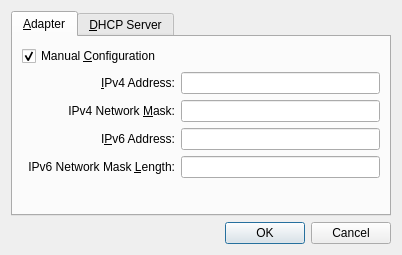
<ui version="4.0">
 <comment>
 VBox frontends: Qt4 GUI ("VirtualBox"):

 Copyright (C) 2009-2016 Oracle Corporation

 This file is part of VirtualBox Open Source Edition (OSE), as
 available from http://www.virtualbox.org. This file is free software;
 you can redistribute it and/or modify it under the terms of the GNU
 General Public License (GPL) as published by the Free Software
 Foundation, in version 2 as it comes in the "COPYING" file of the
 VirtualBox OSE distribution. VirtualBox OSE is distributed in the
 hope that it will be useful, but WITHOUT ANY WARRANTY of any kind.
 </comment>
 <class>UIGlobalSettingsNetworkDetailsHost</class>
 <widget class="QWidget" name="UIGlobalSettingsNetworkDetailsHost">
  <property name="geometry">
   <rect>
    <x>0</x>
    <y>0</y>
    <width>402</width>
    <height>255</height>
   </rect>
  </property>
  <property name="windowTitle">
   <string>Host-only Network Details</string>
  </property>
  <layout class="QVBoxLayout">
   <item>
    <widget class="QITabWidget" name="m_pDetailsTabWidget">
     <property name="sizePolicy">
      <sizepolicy vsizetype="Expanding" hsizetype="Preferred">
       <horstretch>0</horstretch>
       <verstretch>0</verstretch>
      </sizepolicy>
     </property>
     <property name="currentIndex">
      <number>0</number>
     </property>
     <widget class="QWidget" name="m_pInterfaceTab">
      <attribute name="title">
       <string>&amp;Adapter</string>
      </attribute>
      <layout class="QGridLayout">
       <item row="0" column="0" colspan="3">
        <widget class="QCheckBox" name="m_pEnableManualCheckbox">
         <property name="text">
          <string>Manual &amp;Configuration</string>
         </property>
         <property name="checked">
          <bool>true</bool>
         </property>
         <property name="toolTip">
          <string>When checked, manual configuration will be used for this network adapter.</string>
         </property>
        </widget>
       </item>
       <item row="1" column="1">
        <widget class="QLabel" name="m_pIPv4Label">
         <property name="text">
          <string>&amp;IPv4 Address:</string>
         </property>
         <property name="alignment">
          <set>Qt::AlignRight|Qt::AlignTrailing|Qt::AlignVCenter</set>
         </property>
         <property name="buddy">
          <cstring>m_pIPv4Editor</cstring>
         </property>
        </widget>
       </item>
       <item row="1" column="2">
        <widget class="QILineEdit" name="m_pIPv4Editor">
         <property name="sizePolicy">
          <sizepolicy vsizetype="Fixed" hsizetype="Expanding">
           <horstretch>0</horstretch>
           <verstretch>0</verstretch>
          </sizepolicy>
         </property>
         <property name="toolTip">
          <string>Holds the host IPv4 address for this adapter.</string>
         </property>
        </widget>
       </item>
       <item row="2" column="1">
        <widget class="QLabel" name="m_pNMv4Label">
         <property name="text">
          <string>IPv4 Network &amp;Mask:</string>
         </property>
         <property name="alignment">
          <set>Qt::AlignRight|Qt::AlignTrailing|Qt::AlignVCenter</set>
         </property>
         <property name="buddy">
          <cstring>m_pNMv4Editor</cstring>
         </property>
        </widget>
       </item>
       <item row="2" column="2">
        <widget class="QILineEdit" name="m_pNMv4Editor">
         <property name="sizePolicy">
          <sizepolicy vsizetype="Fixed" hsizetype="Expanding">
           <horstretch>0</horstretch>
           <verstretch>0</verstretch>
          </sizepolicy>
         </property>
         <property name="toolTip">
          <string>Holds the host IPv4 network mask for this adapter.</string>
         </property>
        </widget>
       </item>
       <item row="3" column="1">
        <widget class="QLabel" name="m_pIPv6Label">
         <property name="text">
          <string>I&amp;Pv6 Address:</string>
         </property>
         <property name="alignment">
          <set>Qt::AlignRight|Qt::AlignTrailing|Qt::AlignVCenter</set>
         </property>
         <property name="buddy">
          <cstring>m_pIPv6Editor</cstring>
         </property>
        </widget>
       </item>
       <item row="3" column="2">
        <widget class="QILineEdit" name="m_pIPv6Editor">
         <property name="sizePolicy">
          <sizepolicy vsizetype="Fixed" hsizetype="Expanding">
           <horstretch>0</horstretch>
           <verstretch>0</verstretch>
          </sizepolicy>
         </property>
         <property name="toolTip">
          <string>Holds the host IPv6 address for this adapter if IPv6 is supported.</string>
         </property>
        </widget>
       </item>
       <item row="4" column="1">
        <widget class="QLabel" name="m_pNMv6Label">
         <property name="text">
          <string>IPv6 Network Mask &amp;Length:</string>
         </property>
         <property name="alignment">
          <set>Qt::AlignRight|Qt::AlignTrailing|Qt::AlignVCenter</set>
         </property>
         <property name="buddy">
          <cstring>m_pNMv6Editor</cstring>
         </property>
        </widget>
       </item>
       <item row="4" column="2">
        <widget class="QILineEdit" name="m_pNMv6Editor">
         <property name="sizePolicy">
          <sizepolicy vsizetype="Fixed" hsizetype="Expanding">
           <horstretch>0</horstretch>
           <verstretch>0</verstretch>
          </sizepolicy>
         </property>
         <property name="toolTip">
          <string>Holds the host IPv6 network mask prefix length for this adapter if IPv6 is supported.</string>
         </property>
        </widget>
       </item>
       <item row="5" column="0" colspan="3">
        <spacer name="verticalSpacer1">
         <property name="orientation">
          <enum>Qt::Vertical</enum>
         </property>
         <property name="sizeHint" stdset="0">
          <size>
           <width>0</width>
           <height>0</height>
          </size>
         </property>
        </spacer>
       </item>
      </layout>
     </widget>
     <widget class="QWidget" name="m_pDhcpServerTab">
      <attribute name="title">
       <string>&amp;DHCP Server</string>
      </attribute>
      <layout class="QGridLayout">
       <item row="0" column="0" colspan="3">
        <widget class="QCheckBox" name="m_pEnabledDhcpServerCheckbox">
         <property name="text">
          <string>&amp;Enable Server</string>
         </property>
         <property name="toolTip">
          <string>When checked, the DHCP Server will be enabled for this network on machine start-up.</string>
         </property>
        </widget>
       </item>
       <item row="1" column="1">
        <widget class="QLabel" name="m_pDhcpAddressLabel">
         <property name="text">
          <string>Server Add&amp;ress:</string>
         </property>
         <property name="alignment">
          <set>Qt::AlignRight|Qt::AlignTrailing|Qt::AlignVCenter</set>
         </property>
         <property name="buddy">
          <cstring>m_pDhcpAddressEditor</cstring>
         </property>
        </widget>
       </item>
       <item row="1" column="2">
        <widget class="QILineEdit" name="m_pDhcpAddressEditor">
         <property name="sizePolicy">
          <sizepolicy vsizetype="Fixed" hsizetype="Expanding">
           <horstretch>0</horstretch>
           <verstretch>0</verstretch>
          </sizepolicy>
         </property>
         <property name="toolTip">
          <string>Holds the address of the DHCP server servicing the network associated with this host-only adapter.</string>
         </property>
        </widget>
       </item>
       <item row="2" column="1">
        <widget class="QLabel" name="m_pDhcpMaskLabel">
         <property name="text">
          <string>Server &amp;Mask:</string>
         </property>
         <property name="alignment">
          <set>Qt::AlignRight|Qt::AlignTrailing|Qt::AlignVCenter</set>
         </property>
         <property name="buddy">
          <cstring>m_pDhcpMaskEditor</cstring>
         </property>
        </widget>
       </item>
       <item row="2" column="2">
        <widget class="QILineEdit" name="m_pDhcpMaskEditor">
         <property name="sizePolicy">
          <sizepolicy vsizetype="Fixed" hsizetype="Expanding">
           <horstretch>0</horstretch>
           <verstretch>0</verstretch>
          </sizepolicy>
         </property>
         <property name="toolTip">
          <string>Holds the network mask of the DHCP server servicing the network associated with this host-only adapter.</string>
         </property>
        </widget>
       </item>
       <item row="3" column="1">
        <widget class="QLabel" name="m_pDhcpLowerAddressLabel">
         <property name="text">
          <string>&amp;Lower Address Bound:</string>
         </property>
         <property name="alignment">
          <set>Qt::AlignRight|Qt::AlignTrailing|Qt::AlignVCenter</set>
         </property>
         <property name="buddy">
          <cstring>m_pDhcpLowerAddressEditor</cstring>
         </property>
        </widget>
       </item>
       <item row="3" column="2">
        <widget class="QILineEdit" name="m_pDhcpLowerAddressEditor">
         <property name="sizePolicy">
          <sizepolicy vsizetype="Fixed" hsizetype="Expanding">
           <horstretch>0</horstretch>
           <verstretch>0</verstretch>
          </sizepolicy>
         </property>
         <property name="toolTip">
          <string>Holds the lower address bound offered by the DHCP server servicing the network associated with this host-only adapter.</string>
         </property>
        </widget>
       </item>
       <item row="4" column="1">
        <widget class="QLabel" name="m_pDhcpUpperAddressLabel">
         <property name="text">
          <string>&amp;Upper Address Bound:</string>
         </property>
         <property name="alignment">
          <set>Qt::AlignRight|Qt::AlignTrailing|Qt::AlignVCenter</set>
         </property>
         <property name="buddy">
          <cstring>m_pDhcpUpperAddressEditor</cstring>
         </property>
        </widget>
       </item>
       <item row="4" column="2">
        <widget class="QILineEdit" name="m_pDhcpUpperAddressEditor">
         <property name="sizePolicy">
          <sizepolicy vsizetype="Fixed" hsizetype="Expanding">
           <horstretch>0</horstretch>
           <verstretch>0</verstretch>
          </sizepolicy>
         </property>
         <property name="toolTip">
          <string>Holds the upper address bound offered by the DHCP server servicing the network associated with this host-only adapter.</string>
         </property>
        </widget>
       </item>
       <item row="5" column="0" colspan="3">
        <spacer name="verticalSpacer2">
         <property name="orientation">
          <enum>Qt::Vertical</enum>
         </property>
         <property name="sizeHint" stdset="0">
          <size>
           <width>0</width>
           <height>0</height>
          </size>
         </property>
        </spacer>
       </item>
      </layout>
     </widget>
    </widget>
   </item>
   <item>
    <widget class="QIDialogButtonBox" name="m_pButtonBox">
     <property name="standardButtons">
      <set>QDialogButtonBox::Cancel|QDialogButtonBox::NoButton|QDialogButtonBox::Ok</set>
     </property>
    </widget>
   </item>
  </layout>
 </widget>
 <customwidgets>
  <customwidget>
   <class>QILineEdit</class>
   <extends>QLineEdit</extends>
   <header>QILineEdit.h</header>
  </customwidget>
  <customwidget>
   <class>QIDialogButtonBox</class>
   <extends>QDialogButtonBox</extends>
   <header>QIDialogButtonBox.h</header>
  </customwidget>
  <customwidget>
   <class>QITabWidget</class>
   <extends>QTabWidget</extends>
   <header>QITabWidget.h</header>
  </customwidget>
 </customwidgets>
 <resources/>
 <connections>
  <connection>
   <sender>m_pButtonBox</sender>
   <signal>accepted()</signal>
   <receiver>UIGlobalSettingsNetworkDetailsHost</receiver>
   <slot>accept()</slot>
   <hints>
    <hint type="sourcelabel">
     <x>162</x>
     <y>339</y>
    </hint>
    <hint type="destinationlabel">
     <x>162</x>
     <y>179</y>
    </hint>
   </hints>
  </connection>
  <connection>
   <sender>m_pButtonBox</sender>
   <signal>rejected()</signal>
   <receiver>UIGlobalSettingsNetworkDetailsHost</receiver>
   <slot>reject()</slot>
   <hints>
    <hint type="sourcelabel">
     <x>162</x>
     <y>339</y>
    </hint>
    <hint type="destinationlabel">
     <x>162</x>
     <y>179</y>
    </hint>
   </hints>
  </connection>
 </connections>
</ui>
